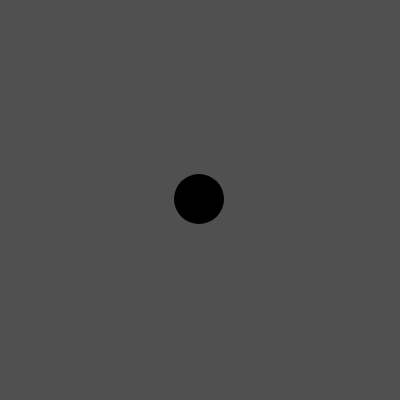
Frame 1 (no input)
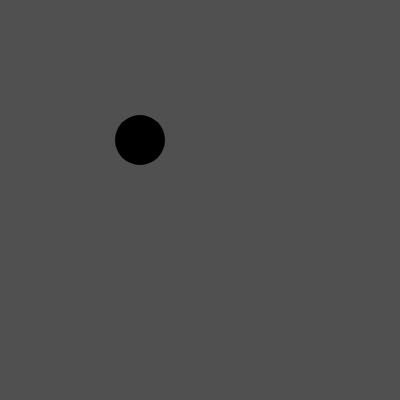
Frame 60 (no input)
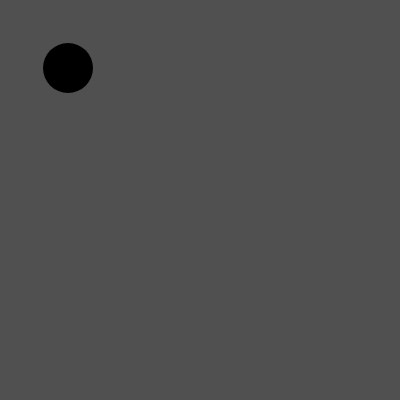
Frame 120 (the mouse pressed at the canvas centre since frame 60)

The p5.js sketch that drew these frames (run headless with seeded random() and noise() and a simulated clock; from frame 60 on, the mouse is pressed at the canvas centre):

// p5.js sketch
// ── sketch.js
//kleuren 
let MuurGeraaktRood = 0;
let MuurGeraaktGroen = 0;
let MuurGeraaktBlauw = 0;

//positieX
let X = 200;
let snelheidX = 1;

//positieY
let Y = 200;
let snelheidY = 1;

// willekeurige afwijking
let offset = 0;

function setup() {
    createCanvas(400, 400);
}

function draw() {
    background(80);

    //locatieX
    X = X - snelheidX;
    if (X <= 25) {
        snelheidX = snelheidX * -1;
        offset = random(-0.5, 0.5);
        snelheidY = snelheidY + offset;

        MuurGeraaktRood = random(0, 255);
        MuurGeraaktGroen = random(0, 255);
        MuurGeraaktBlauw = random(0, 255);
    }

    if (X >= 375) {
        snelheidX = snelheidX * -1;
        offset = random(-0.5, 0.5);
        snelheidY = snelheidY + offset;

        MuurGeraaktRood = random(0, 255);
        MuurGeraaktGroen = random(0, 255);
        MuurGeraaktBlauw = random(0, 255);
    }

    //locatieY
    Y = Y - snelheidY;
    if (Y <= 25) {
        snelheidY = snelheidY * -1;
        offset = random(-0.5, 0.5);
        snelheidX = snelheidX + offset;

        MuurGeraaktRood = random(0, 255);
        MuurGeraaktGroen = random(0, 255);
        MuurGeraaktBlauw = random(0, 255);
    }

    if (Y >= 375) {
        snelheidY = snelheidY * -1;
        offset = random(-0.5, 0.5);
        snelheidX = snelheidX + offset;

        MuurGeraaktRood = random(0, 255);
        MuurGeraaktGroen = random(0, 255);
        MuurGeraaktBlauw = random(0, 255);
    }

    noStroke();
    fill(MuurGeraaktRood, MuurGeraaktGroen, MuurGeraaktBlauw);
    circle(X, Y, 50);
}

function mousePressed() {
    snelheidY = snelheidY * 1.2;
    snelheidX = snelheidX * 1.2;
}
